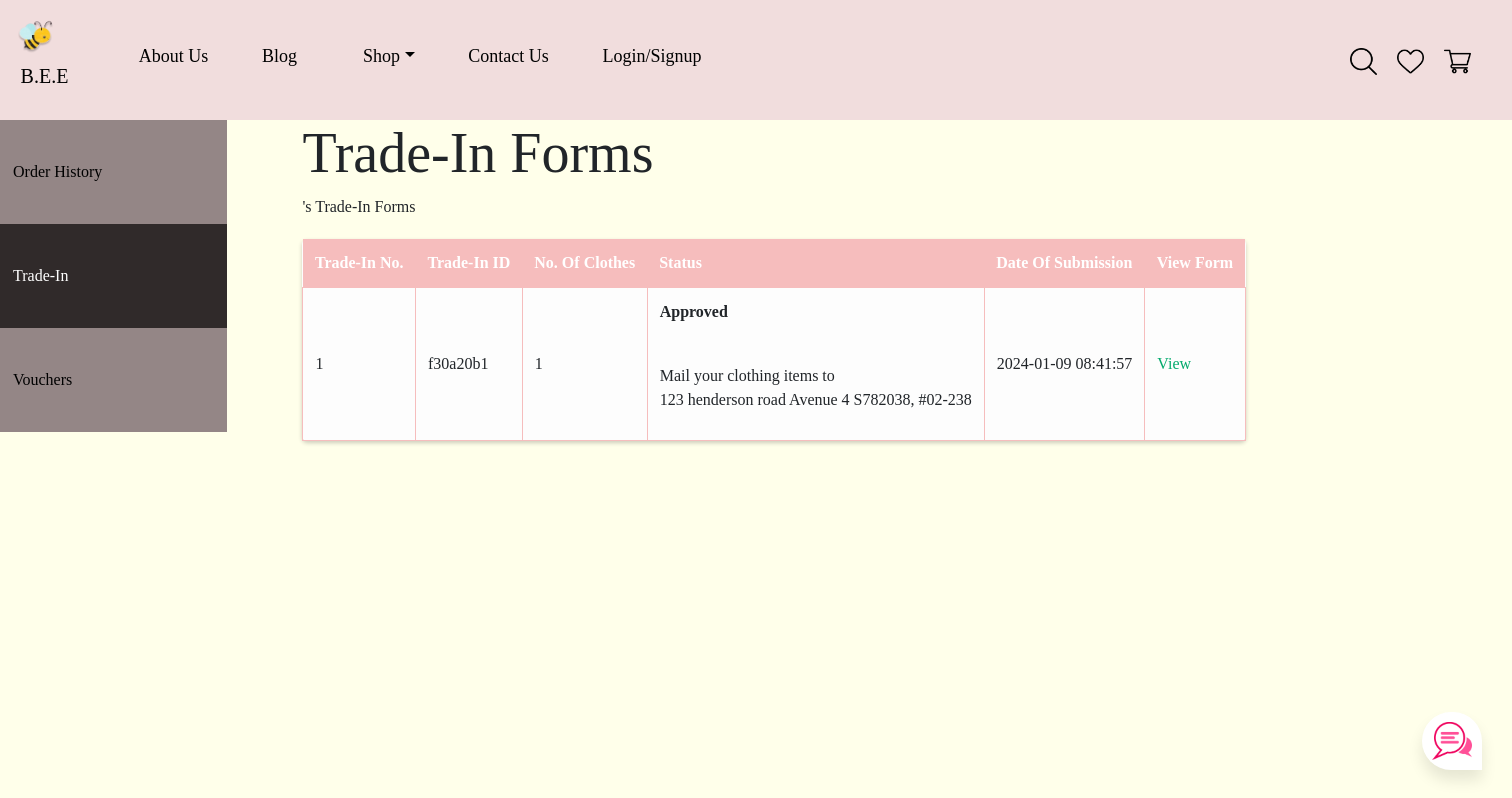
Screenshot of /view_tradeins/adminappdev with the database file from the repository.
### tables this page shows
CREATE TABLE tradeinform (username VARCHAR(255) NOT NULL, no_of_clothes INT, tradein_pic LONGBLOB, description TEXT, datetime INT NOT NULL DEFAULT CURRENT_TIMESTAMP, tradein_id STRING);

### app.py (the view)
@app.route('/view_tradeins/<username>')
def view_tradeins(username):
    con = sqlite3.connect('database.db')
    con.row_factory = sqlite3.Row
    cur = con.cursor()
    cur.execute("SELECT status FROM tradeinentries WHERE username = ?", (username,))
    rows = cur.fetchall()
    cur.execute("SELECT rowid, * FROM tradeinform WHERE username = ? GROUP BY tradein_id", (username,))
    tradeins = cur.fetchall()
    con.close()
    return render_template('view_tradeins.html', rows=rows, tradeins=tradeins)

### app.py (called while the page is built)
@app.teardown_appcontext
def close_connection(exception):
    db = getattr(g, '_database', None)
    if db is not None:
        db.close()

@app.before_request
def load_logged_in_user():
    user_id = session.get('user_id')
    if user_id is None:
        g.user = None
    else:
        g.user = get_db().execute(
            'SELECT * FROM user WHERE user_id = ?', (user_id,)
        ).fetchone()

### templates/view_tradeins.html (shortened to what this page needs)
{% extends "base.html" %}
{% block content %}
<ul class="profilenav" style="float: left;">
    <li><a href="/order_history/{{ session['username'] }}">Order History</a></li>
    <li><a href="/view_tradeins/{{ session['username'] }}" class="active">Trade-In</a></li>
    <li><a href="/view_vouchers/{{ session['username'] }}">Vouchers</a></li>
</ul>
<div style="float: left;margin-left:5%;">
  <h1 class="display-4">Trade-In Forms</h1>
  <p>{{session['username']}}'s Trade-In Forms</p>
  {% if tradeins|length == 0 %}
  <h2>You haven't submitted any trade-ins!</h2>
  {% else %}
  <table id="tradein">
    <thead>
      <tr>
        <th>Trade-In No.</th>
        <th>Trade-In ID</th>
        <th>No. Of Clothes</th>
        <th>Status</th>
        <th>Date Of Submission</th>
        <th>View Form</th>
      </tr>
    </thead>
    {% for tradein in tradeins %}
    <tr>
      <td>{{ loop.index }}</td>
      <td>{{ tradein[6] }}</td>
      <td>{{ tradein[2] }}</td>
      {% if rows[loop.index - 1][0] is none %}
      <td><p><b>Pending</b></p></td>
      {% elif rows[loop.index - 1][0] == 0 %}
      <td><p><b>Rejected</b></p></td>
      {% else %}
      <td>
        <p><b>Approved</b></p><br>
        <p>Mail your clothing items to<br>123 henderson road Avenue 4 S782038, #02-238</p>
      </td>
      {% endif %}
      <td>{{ tradein[5] }}</td>
      <td><a href="/user_retrieveform/{{ tradein[6] }}">View</a></td>
    </tr>
    {% endfor %}
  </table>
  {% endif %}
</div>
{% endblock %}

### templates/base.html (style rules this page uses)
html { background-color: #ffffea; }
body { background-color: #FFFFEA; overflow-x: hidden; overflow-y: scroll; }
* { margin:0px; padding:0px; box-sizing: border-box; font-family: 'Anko'; }
::placeholder { text-align: center; color: gray; opacity: 1; }

### templates/view_tradeins.html (style rules this page uses)
body { background-color: #FFFFEA; }
.profilenav { list-style-type: none; margin: 0; padding: 0; width: 15%; background-color: #948686; position: sticky; height: 100%; overflow: auto; }
.profilenav li a { display: block; color: #000; padding: 40px 13px; text-decoration: none; }
.profilenav li a.active { background-color: #302A2A; color: white; }
#tradein th { padding-top: 12px; padding-bottom: 12px; padding-right: 50px; padding-left: 10px; text-align: left; background-color: #F6BDBD; color: white; }
table, td { padding-left: 10px; }
table { width: 75%; border-collapse: collapse; }
#tradein { margin-top: 20px; border-collapse: collapse; width: 100%; background-color: #FDFDFD; border-radius: 5px; box-shadow: 0 2px 4px rgba(0, 0, 0, 0.2); }
#tradein th { padding: 12px; text-align: left; background-color: #F6BDBD; color: white; }
#tradein td { padding: 12px; border: 1px solid #F6BDBD; }
#tradein td a { color: #04AA6D; text-decoration: none; }

### rows the page displays
tradeinform: tradein "f30a20b1", no_of_clothes "1", datetime "2024-01-09 08:41:57"
